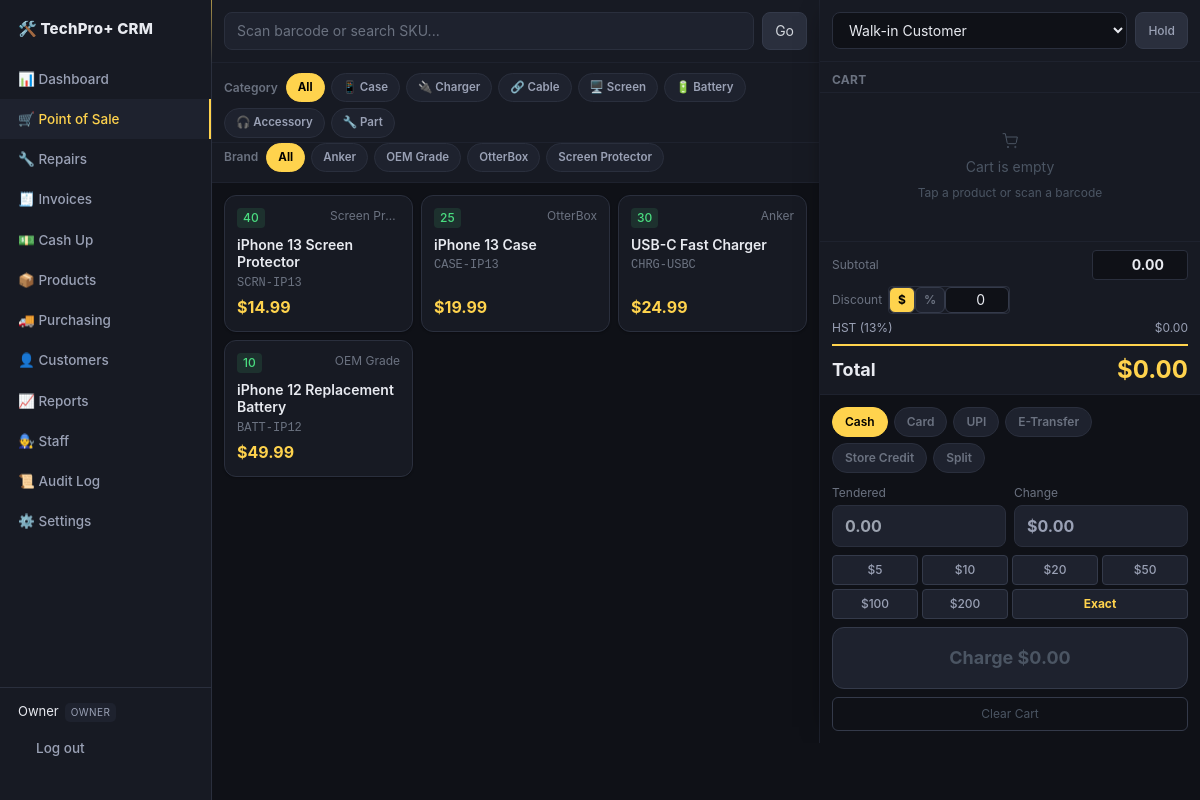
The app's page /pos (signed in) with its own data.
### app/models.py (models this page shows)
class Staff(Base):
    __tablename__ = "staff"
    id = Column(String, primary_key=True, default=gen_id)
    name = Column(String, nullable=False)
    role = Column(String, nullable=False, default="cashier")  # owner | manager | cashier | technician
    pin_hash = Column(String, nullable=False)
    active = Column(Boolean, default=True)

class Product(Base):
    __tablename__ = "products"
    id = Column(String, primary_key=True, default=gen_id)
    sku = Column(String, unique=True, index=True)
    name = Column(String, nullable=False)
    category = Column(String, default="")
    subcategory = Column(String, default="")  # "Brand" in the UI
    price = Column(Float, default=0)
    cost = Column(Float, default=0)
    stock = Column(Integer, default=0)
    reorder_threshold = Column(Integer, default=5)  # flag for reorder when stock <= this
    reorder_qty = Column(Integer, default=10)        # suggested quantity to reorder

### app/main.py (the view)
@app.get("/pos", response_class=HTMLResponse)
def pos_page(request: Request, db: Session = Depends(get_db)):
    staff = require_login(request, db)
    if not staff:
        return RedirectResponse("/login", status_code=303)
    products = db.query(Product).all()
    customers = db.query(Customer).order_by(Customer.name).all()
    totals = cart_totals(request, db)
    customer_id = request.session.get("customer_id")
    selected_customer = db.get(Customer, customer_id) if customer_id else None
    held_carts = db.query(HeldCart).order_by(HeldCart.created_at.desc()).all()
    points_redeem_rate = float(get_setting(db, "points_redeem_rate", "100"))
    all_brands = sorted({p.subcategory for p in products if p.subcategory})
    repair_ctx_id = request.session.get("pos_repair_id")
    repair_ctx = db.get(Repair, repair_ctx_id) if repair_ctx_id else None
    return templates.TemplateResponse(request, "pos.html", {
        "staff": staff, "products": products,
        "customers": customers, "customer_id": customer_id,
        "selected_customer": selected_customer, "held_carts": held_carts,
        "points_redeem_rate": points_redeem_rate,
        "scan_error": request.session.pop("scan_error", None),
        "category_labels": CATEGORY_LABELS, "all_brands": all_brands,
        "cat_subcategories": CAT_SUBCATEGORIES,
        "repair_ctx": repair_ctx,
        **totals,
    })

### templates/pos.html (shortened to what this page needs)
{% extends "base.html" %}
{% block content %}
<script src="https://cdn.tailwindcss.com"></script>
<div class="pos-root">
  <div class="flex flex-col" style="flex:1.5;border-right:1px solid #1e222e;overflow:hidden">
    <div class="flex gap-2 p-3 flex-wrap" style="background:#171a23;border-bottom:1px solid #1e222e">
      <form method="post" action="/pos/scan" class="flex-1 flex gap-2" style="min-width:200px">
        <input name="sku" id="sku-search" placeholder="Scan barcode or search SKU..." autofocus
          class="flex-1 rounded-lg px-3 py-2 text-sm text-white placeholder-gray-500 focus:outline-none focus:border-yellow-400"
          style="background:#1e222e;border:1px solid #2a2f3d">
        <button type="submit" class="px-3 py-2 rounded-lg text-sm text-gray-300" style="background:#2a2f3d">Go</button>
      </form>
    </div>
    <div class="flex gap-1.5 px-3 pt-2.5 pb-1 flex-wrap items-center" style="background:#171a23;border-bottom:1px solid #1e222e">
      <span class="text-xs font-semibold mr-0.5" style="color:#6b7280">Category</span>
      <button type="button" class="chip active" data-chipgroup="cat" data-value="" onclick="setCatFilter(this,'')">All</button>
      {% for key, label in category_labels.items() %}
      <button type="button" class="chip" data-chipgroup="cat" data-value="{{ key }}" onclick="setCatFilter(this,'{{ key }}')">{{ label }}</button>
      {% endfor %}
    </div>
    {% if all_brands %}
    <div class="flex gap-1.5 px-3 pb-2.5 flex-wrap items-center" style="background:#171a23;border-bottom:1px solid #1e222e">
      <span class="text-xs font-semibold mr-0.5" style="color:#6b7280">Brand</span>
      <button type="button" class="chip active" data-chipgroup="brand" data-value="" onclick="setBrandFilter(this,'')">All</button>
      {% for b in all_brands %}
      <button type="button" class="chip" data-chipgroup="brand" data-value="{{ b }}" onclick="setBrandFilter(this,'{{ b }}')">{{ b }}</button>
      {% endfor %}
    </div>
    {% endif %}
    <div class="flex-1 overflow-y-auto cart-scroll p-3">
      <div class="grid gap-2" style="grid-template-columns:repeat(auto-fill,minmax(140px,1fr))" id="pos-product-grid">
        {% for p in products %}
        <div class="prod-tile cursor-pointer rounded-xl p-3 flex flex-col gap-1 select-none"
             style="background:#171a23;border:1px solid #2a2f3d"
             data-pid="{{ p.id }}"
             data-name="{{ p.name|e }}"
             data-sku="{{ p.sku|e }}"
             data-price="{{ p.price }}"
             data-stock="{{ p.stock }}"
             data-category="{{ p.category }}"
             data-brand="{{ p.subcategory|e }}"
             onclick="openPriceModal(this)"
             onmouseover="this.style.borderColor='#ffd34d'"
             onmouseout="this.style.borderColor='#2a2f3d'">
          <div class="flex justify-between items-start">
            <span class="text-xs px-1.5 py-0.5 rounded font-medium"
              style="{% if p.stock <= 0 %}background:rgba(248,113,113,.15);color:#f87171{% elif p.stock <= p.reorder_threshold %}background:rgba(251,191,36,.15);color:#fbbf24{% else %}background:rgba(74,222,128,.12);color:#4ade80{% endif %}">
              {% if p.stock <= 0 %}Out{% else %}{{ p.stock }}{% endif %}
            </span>
            {% if p.subcategory %}
            <span class="text-xs truncate" style="color:#6b7280;max-width:70px">{{ p.subcategory }}</span>
            {% endif %}
          </div>
          <div class="font-semibold text-sm leading-tight mt-1" style="color:#e8eaf0">{{ p.name }}</div>
          <div class="text-xs font-mono" style="color:#6b7280">{{ p.sku }}</div>
          <div class="font-bold text-base mt-auto" style="color:#ffd34d">${{ "%.2f"|format(p.price) }}</div>
        </div>
        {% else %}
        <div class="col-span-full text-center py-12 text-sm" style="color:#4b5563">No products yet</div>
        {% endfor %}
      </div>
    </div>
  </div>
  <div class="flex flex-col" style="width:380px;min-width:340px;background:#171a23;box-shadow:-8px 0 24px -16px rgba(0,0,0,.6)">
    <div class="p-3 flex gap-2" style="border-bottom:1px solid #1e222e">
      <form method="post" action="/pos/customer" class="flex-1">
        <select name="customer_id" onchange="this.form.submit()"
          class="w-full rounded-lg px-3 py-2 text-sm focus:outline-none"
          style="background:#0f1117;border:1px solid #2a2f3d;color:#e8eaf0">
          <option value="">Walk-in Customer</option>
        </select>
      </form>
      <button onclick="document.getElementById('hold-panel').classList.toggle('hidden')"
        class="px-3 py-2 rounded-lg text-xs font-medium whitespace-nowrap"
        style="background:#2a2f3d;color:#9aa1b5">
        Hold {% if held_carts %}({{ held_carts|length }}){% endif %}
      </button>
    </div>
    <div class="px-3 pt-2.5 pb-1 flex items-center justify-between" style="border-bottom:1px solid #1e222e">
      <span class="text-xs font-bold uppercase tracking-wide" style="color:#6b7280">Cart</span>
    </div>
    <div class="flex-1 overflow-y-auto cart-scroll px-3 py-2">
      {% if cart %}
      {% for item in cart %}
      <div class="flex items-center gap-2 py-2" style="border-bottom:1px solid #1e222e">
        <div class="flex-1 min-w-0">
          <div class="text-sm font-medium truncate" style="color:#e8eaf0">{{ item.name }}</div>
          <div class="text-xs font-mono" style="color:#6b7280">${{ "%.2f"|format(item.price) }}</div>
        </div>
        <form method="post" action="/pos/qty/{{ loop.index0 }}" class="flex items-center gap-1">
          <button name="qty" value="{{ item.qty - 1 }}"
            class="w-7 h-7 flex items-center justify-center rounded font-bold text-sm"
            style="background:#2a2f3d;color:#9aa1b5">−</button>
          <span class="w-6 text-center font-bold text-sm" style="color:#e8eaf0">{{ item.qty }}</span>
          <button name="qty" value="{{ item.qty + 1 }}"
            class="w-7 h-7 flex items-center justify-center rounded font-bold text-sm"
            style="background:#2a2f3d;color:#9aa1b5">+</button>
        </form>
        <div class="font-bold text-sm w-16 text-right" style="color:#e8eaf0">${{ "%.2f"|format(item.price * item.qty) }}</div>
        <form method="post" action="/pos/remove/{{ loop.index0 }}">
          <button class="w-6 h-6 flex items-center justify-center rounded" style="color:#4b5563" onmouseover="this.style.color='#f87171'" onmouseout="this.style.color='#4b5563'">✕</button>
        </form>
      </div>
      {% endfor %}
      {% else %}
      <div class="flex flex-col items-center justify-center h-full gap-2 py-8" style="color:#4b5563">
        <svg width="40" height="40" viewBox="0 0 24 24" fill="none" stroke="currentColor" stroke-width="1.5"><circle cx="9" cy="21" r="1"/><circle cx="20" cy="21" r="1"/><path d="M1 1h4l2.68 13.39a2 2 0 0 0 2 1.61h9.72a2 2 0 0 0 2-1.61L23 6H6"/></svg>
        <span class="text-sm">Cart is empty</span>
        <span class="text-xs">Tap a product or scan a barcode</span>
      </div>
      {% endif %}
    </div>
    <div class="px-3 py-2" style="border-top:1px solid #1e222e">
      <div class="flex items-center justify-between mb-1.5">
        <span class="text-xs" style="color:#6b7280">Subtotal</span>
        <form method="post" action="/pos/subtotal">
          <input type="number" name="value" step="0.01" min="0" value="{{ '%.2f'|format(sub) }}"
            class="w-24 rounded px-2 py-1 text-sm text-right font-bold focus:outline-none"
            style="background:#0f1117;border:1px solid #2a2f3d;color:#e8eaf0"
            onchange="this.form.submit()">
        </form>
      </div>
      <div class="flex items-center justify-between mb-1.5">
        <div class="flex items-center gap-1.5">
          <span class="text-xs" style="color:#6b7280">Discount</span>
          <form method="post" action="/pos/discount" id="disc-main-form">
            <span class="flex rounded overflow-hidden text-xs" style="border:1px solid #2a2f3d">
              <button type="button" onclick="setDiscMode('$')"
                class="px-2 py-0.5 font-bold" id="disc-btn-dollar"
                style="{% if disc_mode=='$' %}background:#ffd34d;color:#000{% else %}background:#1e222e;color:#6b7280{% endif %}">$</button>
              <button type="button" onclick="setDiscMode('%')"
                class="px-2 py-0.5 font-bold" id="disc-btn-pct"
                style="{% if disc_mode=='%' %}background:#ffd34d;color:#000{% else %}background:#1e222e;color:#6b7280{% endif %}">%</button>
              <input type="number" name="value" id="disc-input" step="0.01" min="0" value="{{ disc_raw }}"
                class="w-16 px-2 py-0.5 text-sm text-right focus:outline-none"
                style="background:#0f1117;color:#e8eaf0"
                onchange="this.form.submit()">
            </span>
          </form>
        </div>
      </div>
      {% for tl in tax.lines %}
      <div class="flex justify-between text-xs mb-0.5" style="color:#9aa1b5"><span>{{ tl.label }}</span><span>${{ "%.2f"|format(tl.amount) }}</span></div>
      {% endfor %}
      <div class="flex justify-between items-center mt-2 pt-2" style="border-top:2px solid #ffd34d">
        <span class="font-bold text-lg" style="color:#e8eaf0">Total</span>
        <span class="font-bold text-2xl" style="color:#ffd34d">${{ "%.2f"|format(total) }}</span>
      </div>
    </div>
    <div class="p-3" style="border-top:1px solid #1e222e;background:#0f1117">
      <div class="flex gap-1.5 mb-3 flex-wrap">
        {% for pm in ["Cash","Card","UPI","E-Transfer","Store Credit","Split"] %}
        <button type="button" onclick="selectPayment('{{ pm }}')"
          id="pm-{{ pm|replace(' ','_') }}"
          class="pay-pill px-3 py-1.5 rounded-full text-xs font-semibold"
          style="border:1px solid #2a2f3d;background:#1e222e;color:#6b7280">{{ pm }}</button>
        {% endfor %}
      </div>
      <div id="section-Cash">
        <div class="flex gap-2 mb-2">
          <div class="flex-1">
            <div class="text-xs mb-1" style="color:#6b7280">Tendered</div>
            <input type="number" id="tendered-input" step="0.01" min="0" placeholder="0.00"
              class="w-full rounded-lg px-3 py-2 text-base font-bold focus:outline-none"
              style="background:#1e222e;border:1px solid #2a2f3d;color:#e8eaf0"
              oninput="updateChange()">
          </div>
          <div class="flex-1">
            <div class="text-xs mb-1" style="color:#6b7280">Change</div>
            <div id="change-display" class="w-full rounded-lg px-3 py-2 text-base font-bold"
              style="background:#1e222e;border:1px solid #2a2f3d;color:#9aa1b5">$0.00</div>
          </div>
        </div>
        <div class="grid grid-cols-4 gap-1 mb-2">
          {% for amt in [5,10,20,50,100,200] %}
          <button type="button" onclick="setTendered({{ amt }})"
            class="py-1.5 rounded text-xs font-medium" style="background:#1e222e;color:#9aa1b5">${{ amt }}</button>
          {% endfor %}
          <button type="button" onclick="setExact()"
            class="col-span-2 py-1.5 rounded text-xs font-bold" style="background:#1e222e;color:#ffd34d">Exact</button>
        </div>
      </div>
      <form method="post" action="/pos/checkout" id="checkout-form">
        <button type="button" onclick="submitCheckout()" id="charge-btn"
          class="w-full py-4 rounded-xl font-bold text-lg transition-all"
          style="{% if cart %}background:#ffd34d;color:#000{% else %}background:#1e222e;color:#4b5563;cursor:not-allowed{% endif %}"
          {% if not cart %}disabled{% endif %}>
          Charge ${{ "%.2f"|format(total) }}
        </button>
      </form>
      <form method="post" action="/pos/clear" class="mt-2">
        <button class="w-full py-2 text-xs" style="color:#4b5563">Clear Cart</button>
      </form>
    </div>
  </div>
</div>
{% endblock %}

### templates/base.html (shortened to what this page needs)
<!DOCTYPE html>
<html lang="en">
<head>
<link rel="stylesheet" href="/static/style.css">
</head>
<body>
{% if staff %}
<div class="layout">
  <nav class="sidebar" id="sidebar">
    <div class="brand">🛠️ TechPro+ CRM</div>
    <a href="/" class="{{ 'active' if request.url.path=='/' }}">📊 Dashboard</a>
    <a href="/pos" class="{{ 'active' if request.url.path=='/pos' }}">🛒 Point of Sale</a>
    <a href="/repairs" class="{{ 'active' if request.url.path.startswith('/repairs') }}">🔧 Repairs</a>
    <a href="/invoices" class="{{ 'active' if request.url.path.startswith('/invoices') }}">🧾 Invoices</a>
    <a href="/cashup" class="{{ 'active' if request.url.path=='/cashup' }}">💵 Cash Up</a>
    <a href="/products" class="{{ 'active' if request.url.path=='/products' }}">📦 Products</a>
    {% if staff.role in ['owner','manager'] %}
    <a href="/purchase-orders" class="{{ 'active' if request.url.path.startswith('/purchase-orders') or request.url.path=='/suppliers' }}">🚚 Purchasing</a>
    {% endif %}
    <a href="/customers" class="{{ 'active' if request.url.path.startswith('/customers') }}">👤 Customers</a>
    {% if staff.role in ['owner','manager'] %}
    <a href="/reports" class="{{ 'active' if request.url.path=='/reports' }}">📈 Reports</a>
    <a href="/staff" class="{{ 'active' if request.url.path=='/staff' }}">🧑‍🔧 Staff</a>
    <a href="/audit" class="{{ 'active' if request.url.path=='/audit' }}">📜 Audit Log</a>
    {% endif %}
    {% if staff.role=='owner' %}
    <a href="/settings" class="{{ 'active' if request.url.path=='/settings' }}">⚙️ Settings</a>
    {% endif %}
    <div class="sidebar-footer">
      <div class="staff-pill">{{ staff.name }} <span class="role-badge">{{ staff.role }}</span></div>
      <a href="/logout" class="logout-link">Log out</a>
    </div>
  </nav>
  <main class="content">
    {% block content %}{% endblock %}
  </main>
</div>
{% else %}
{% block bare_content %}{% endblock %}
{% endif %}
</body>
</html>

### records on screen
Staff: name "Owner", role "OWNER"
Product: subcategory "Anker", stock "30", name "USB-C Fast Charger", sku "CHRG-USBC", price "24.99"
Product: subcategory "OEM Grade", stock "10", name "iPhone 12 Replacement Battery", sku "BATT-IP12", price "49.99"
Product: subcategory "OtterBox", stock "25", name "iPhone 13 Case", sku "CASE-IP13", price "19.99"
Product: subcategory "Screen Protector", stock "40", subcategory "Screen Pr…", name "iPhone 13 Screen Protector", sku "SCRN-IP13", price "14.99"

### other values on screen
{{ label }} "📱 Case" "🔌 Charger" "🔗 Cable" "🖥️ Screen" "🔋 Battery" "🎧 Accessory" "🔧 Part"
{{ tl.label }} "HST (13%)"
{{ "%.2f"|format(tl.amount) }} "0.00"
{{ "%.2f"|format(total) }} "0.00"
{{ pm }} "Cash" "Card" "UPI" "E-Transfer" "Store Credit" "Split"
{{ amt }} "5" "10" "20" "50" "100" "200"
